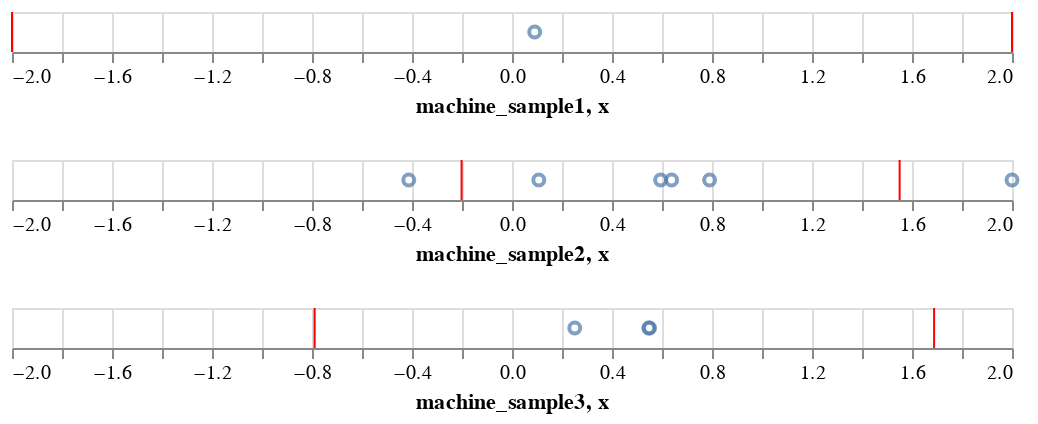

Notebook code cell kept with this figure:
### Code cell
trial = 10
base1 = alt.Chart(pd.DataFrame({"machine_sample1":machine_sample1}))
points1 = base1.mark_point().encode(x=alt.X("machine_sample1",scale=alt.Scale(
            domain=(-2, 2),
            clamp=True
        ))).properties(
    width=500
)

dist1 = base1.transform_density(
    'machine_sample1',
    as_=['machine_sample1', 'density'],
).mark_area().encode(
    x=alt.X("machine_sample1:Q",scale=alt.Scale(domain=(-2,2))),
    y='density:Q',
).properties(width=500,height=150)
C = 1.4142

q1_ucb = np.mean(machine_sample1) + C* np.sqrt(np.log(trial)/len(machine_sample1))
q1_lcb = np.mean(machine_sample1) - C* np.sqrt(np.log(trial)/len(machine_sample1))

q1_ucb_plot = alt.Chart(pd.DataFrame({'x': [q1_ucb]})).mark_rule(color='red').encode(
    x='x',
    size=alt.value(1)
)
q1_lcb_plot = alt.Chart(pd.DataFrame({'x': [q1_lcb]})).mark_rule(color='red').encode(
    x='x',
    size=alt.value(1)
)



base2 = alt.Chart(pd.DataFrame({"machine_sample2":machine_sample2}))
points2 = base2.mark_point().encode(x=alt.X("machine_sample2",scale=alt.Scale(
            domain=(-2, 2),
            clamp=True
        ))).properties(
    width=500
)

dist2 = base2.transform_density(
    'machine_sample2',
    as_=['machine_sample2', 'density'],
).mark_area().encode(
    x=alt.X("machine_sample2:Q",scale=alt.Scale(domain=(-2,2))),
    y='density:Q',
).properties(width=500,height=150)
C = 1.4142

q2_ucb = np.mean(machine_sample2) + C* np.sqrt(np.log(trial)/len(machine_sample2))
q2_lcb = np.mean(machine_sample2) - C* np.sqrt(np.log(trial)/len(machine_sample2))

q2_ucb_plot = alt.Chart(pd.DataFrame({'x': [q2_ucb]})).mark_rule(color='red').encode(
    x='x',
    size=alt.value(1)
)
q2_lcb_plot = alt.Chart(pd.DataFrame({'x': [q2_lcb]})).mark_rule(color='red').encode(
    x='x',
    size=alt.value(1)
)

base3 = alt.Chart(pd.DataFrame({"machine_sample3":machine_sample3}))
points3 = base3.mark_point().encode(x=alt.X("machine_sample3",scale=alt.Scale(
            domain=(-2, 2),
            clamp=True
        ))).properties(
    width=500
)

dist3 = base3.transform_density(
    'machine_sample3',
    as_=['machine_sample3', 'density'],
).mark_area().encode(
    x=alt.X("machine_sample3:Q",scale=alt.Scale(domain=(-2,2))),
    y='density:Q',
).properties(width=500,height=150)
C = 1.4142

q3_ucb = np.mean(machine_sample3) + C* np.sqrt(np.log(trial)/len(machine_sample3))
q3_lcb = np.mean(machine_sample3) - C* np.sqrt(np.log(trial)/len(machine_sample3))

q3_ucb_plot = alt.Chart(pd.DataFrame({'x': [q3_ucb]})).mark_rule(color='red').encode(
    x='x',
    size=alt.value(1)
)
q3_lcb_plot = alt.Chart(pd.DataFrame({'x': [q3_lcb]})).mark_rule(color='red').encode(
    x='x',
    size=alt.value(1)
)





# (dist1+q1_ucb_plot+q1_lcb_plot)&(points1+q1_ucb_plot+q1_lcb_plot)&\
# (dist2+q2_ucb_plot+q2_lcb_plot)&(points2+q2_ucb_plot+q2_lcb_plot)&\
# (dist3+q3_ucb_plot+q3_lcb_plot)&(points3+q3_ucb_plot+q3_lcb_plot)
(points1+q1_ucb_plot+q1_lcb_plot)&\
(points2+q2_ucb_plot+q2_lcb_plot)&\
(points3+q3_ucb_plot+q3_lcb_plot)

### Figure 1 — Vega-Lite specification as saved in the notebook (floating-point values rounded to 4 significant figures)
{"config": {"view": {"continuousWidth": 400, "continuousHeight": 300}}, "vconcat": [{"layer": [{"data": {"name": "data-96063d4685d5716ab2fc818e9af4a197"}, "mark": "point", "encoding": {"x": {"type": "quantitative", "field": "machine_sample1", "scale": {"clamp": true, "domain": [-2, 2]}}}, "width": 500}, {"data": {"name": "data-0eb98d369167e21aeb0a4e6e76e50642"}, "mark": {"type": "rule", "color": "red"}, "encoding": {"size": {"value": 1}, "x": {"type": "quantitative", "field": "x"}}}, {"data": {"name": "data-5102dcbb328c10af9aaef1540f9189a5"}, "mark": {"type": "rule", "color": "red"}, "encoding": {"size": {"value": 1}, "x": {"type": "quantitative", "field": "x"}}}]}, {"layer": [{"data": {"name": "data-a550dadd2819e4095e8b77d68df32de3"}, "mark": "point", "encoding": {"x": {"type": "quantitative", "field": "machine_sample2", "scale": {"clamp": true, "domain": [-2, 2]}}}, "width": 500}, {"data": {"name": "data-ad533caa3d938e20a9a974a72376cfa1"}, "mark": {"type": "rule", "color": "red"}, "encoding": {"size": {"value": 1}, "x": {"type": "quantitative", "field": "x"}}}, {"data": {"name": "data-5cbdee5df354bdcf8723bc9409d56092"}, "mark": {"type": "rule", "color": "red"}, "encoding": {"size": {"value": 1}, "x": {"type": "quantitative", "field": "x"}}}]}, {"layer": [{"data": {"name": "data-3ceb6cb219b9298a4ed705a4242ce1c3"}, "mark": "point", "encoding": {"x": {"type": "quantitative", "field": "machine_sample3", "scale": {"clamp": true, "domain": [-2, 2]}}}, "width": 500}, {"data": {"name": "data-3180d61f0a56a254900eae50d0c83aec"}, "mark": {"type": "rule", "color": "red"}, "encoding": {"size": {"value": 1}, "x": {"type": "quantitative", "field": "x"}}}, {"data": {"name": "data-8759e755dca1dc519e83804c34b32dae"}, "mark": {"type": "rule", "color": "red"}, "encoding": {"size": {"value": 1}, "x": {"type": "quantitative", "field": "x"}}}]}], "$schema": "https://vega.github.io/schema/vega-lite/v4.8.1.json", "datasets": {"data-96063d4685d5716ab2fc818e9af4a197": [{"machine_sample1": 0.09073}], "data-0eb98d369167e21aeb0a4e6e76e50642": [{"x": 2.237}], "data-5102dcbb328c10af9aaef1540f9189a5": [{"x": -2.055}], "data-a550dadd2819e4095e8b77d68df32de3": [{"machine_sample2": 0.7904}, {"machine_sample2": 2.329}, {"machine_sample2": -0.4128}, {"machine_sample2": 0.1072}, {"machine_sample2": 0.5944}, {"machine_sample2": 0.6384}], "data-ad533caa3d938e20a9a974a72376cfa1": [{"x": 1.55}], "data-5cbdee5df354bdcf8723bc9409d56092": [{"x": -0.2017}], "data-3ceb6cb219b9298a4ed705a4242ce1c3": [{"machine_sample3": 0.5502}, {"machine_sample3": 0.5472}, {"machine_sample3": 0.251}], "data-3180d61f0a56a254900eae50d0c83aec": [{"x": 1.688}], "data-8759e755dca1dc519e83804c34b32dae": [{"x": -0.7895}]}}
